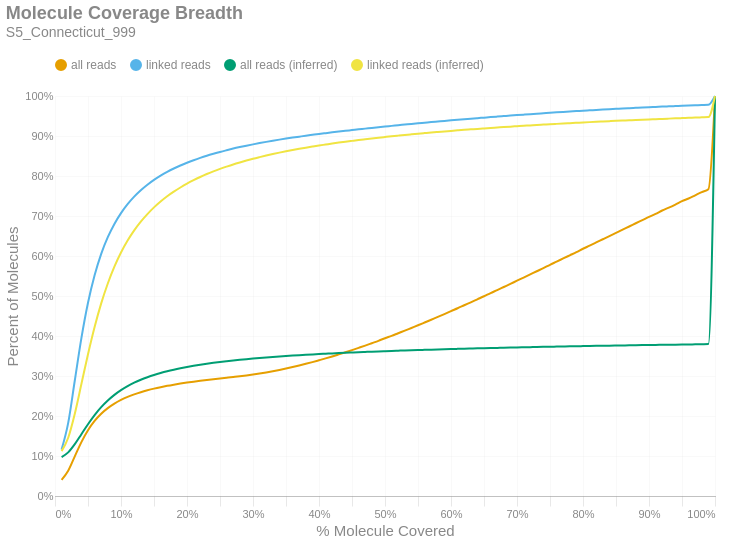

Notebook cell for this chart:
### Markdown cell above
### Molecule Read Coverage
This chart shows molecule coverage breadth as computed by the number of bases aligned to that molecule. In other words, "*how much of each unique long molecule is actually sequenced/aligned?*" Keep in mind there is a distinction between sequences and alignments, since some sequences belonging to a particular molecule may not align well and wouldn't appear in the alignment data. This chart also shows molecule coverage breadth as computed by the *inferred fragment* from which the aligned sequences originate. Unlike read coverage, this calculation takes into account the total insert size, including unsequenced gaps between the forward and reverse reads. Like the previous figures, these are cumulative percents.

### Code cell
if SKIPLR:
    print_html(f"Skipped")
else:
    binned_df = consolidated_hist(valids['coverage_bp'], mask, 0.01, True)
    binned_df_inf = consolidated_hist(valids['coverage_inserts'], mask, 0.01, True)
    binned_df = binned_df.with_columns(pl.lit(binned_df_inf['all reads (cumsum)']).alias('all reads (inferred)'))
    binned_df = binned_df.with_columns(pl.lit(binned_df_inf['linked reads (cumsum)']).alias('linked reads (inferred)'))
    binned_df = binned_df.with_columns(
        (pl.col('bin').cast(pl.Float64) + 0.01).alias('right_edge')
    )

    with SafeRender(binned_df):
        (
            density_plot(binned_df, 'Molecule Coverage Breadth', samplename, 'molcov', ['all reads (inferred)','linked reads (inferred)'])
            .encode(
                #x=alt.X('bin:Q', title="% Molecule Covered").axis(format = '%').scale(padding=0),
                x=alt.X('right_edge:Q', title="% Molecule Covered").axis(format='%').scale(padding=0),
                y=alt.Y('value:Q', title='Percent of Molecules')
                    .axis(format='%')
                    .stack(False)
                    .scale(domainMin=0, padding=0),
                color=alt.Color("key:N").scale(domain = ["all reads", "linked reads", "all reads (inferred)", "linked reads (inferred)"]),
                tooltip = [
                    alt.Tooltip("key:N", title = "Data Type"),
                    alt.Tooltip("range_label:N", title="% Molecule Covered"),
                    alt.Tooltip("value:Q", format = ".2%", title="% Molecules")
                ]
            )
        ).display()

### Figure 1 — Vega-Lite specification as saved in the notebook (floating-point values rounded to 4 significant figures)
{"width": "container", "height": 400, "config": {"title": {"anchor": "start", "dy": -15, "fontSize": 18, "color": "#888888", "subtitleColor": "#888888", "subtitleFontSize": 14}, "arc": {"fill": "#0072B2"}, "axis": {"domainColor": "#888888", "domainWidth": 0.5, "gridWidth": 0.2, "grid": false, "titleFontWeight": 400, "titleFontSize": 15, "labelFontSize": 11, "labelColor": "#888888", "tickColor": "#888888", "tickWidth": 0.2, "titleColor": "#888888"}, "axisBand": {"grid": false}, "axisX": {"grid": true, "tickSize": 10, "domainCap": "round"}, "axisY": {"domain": false, "grid": true, "tickSize": 0, "domainCap": "round"}, "background": "transparent", "header": {"labelFontSize": 15, "labelColor": "#888888", "titleFontSize": 15, "titleFontWeight": 600, "titleColor": "#888888"}, "legend": {"labelFont": "sans-serif", "labelFontSize": 12, "labelColor": "#888888", "symbolSize": 100, "symbolType": "circle", "titleFontSize": 12, "titlePadding": 10, "titleColor": "#888888", "title": null, "orient": "top"}, "range": {"category": ["#E69F00", "#56B4E9", "#009E73", "#F0E442", "#0072B2", "#D55E00", "#CC79A7", "#000000"], "diverging": ["#cfe8f3", "#a2d4ec", "#73bfe2", "#46abdb", "#1696d2", "#12719e"]}, "area": {"fill": "#0072B2", "fillOpacity": 0.7, "line": true, "strokeOpacity": 0.7}, "line": {"color": "#0072B2", "stroke": "#0072B2", "strokeWidth": 2}, "trail": {"color": "#0072B2", "stroke": "#0072B2", "strokeWidth": 0, "size": 1}, "point": {"filled": true, "fillOpacity": 1.0, "size": 95}, "text": {"color": "#888888", "fontSize": 11, "align": "right", "fontWeight": 400, "size": 11}, "bar": {"fill": "#0072B2", "stroke": null}, "view": {"stroke": null, "continuousWidth": 660, "continuousHeight": 400}}, "data": {"name": "data-9ce17e6059bc0f82616e2aebbaa920ab"}, "mark": {"type": "line", "interpolate": "monotone", "point": {"opacity": 0, "size": 275}}, "encoding": {"color": {"field": "key", "scale": {"domain": ["all reads", "linked reads", "all reads (inferred)", "linked reads (inferred)"]}, "type": "nominal"}, "tooltip": [{"field": "key", "title": "Data Type", "type": "nominal"}, {"field": "range_label", "title": "% Molecule Covered", "type": "nominal"}, {"field": "value", "format": ".2%", "title": "% Molecules", "type": "quantitative"}], "x": {"axis": {"format": "%"}, "field": "right_edge", "scale": {"padding": 0}, "title": "% Molecule Covered", "type": "quantitative"}, "y": {"axis": {"format": "%"}, "field": "value", "scale": {"domainMin": 0, "padding": 0}, "stack": false, "title": "Percent of Molecules", "type": "quantitative"}}, "params": [{"name": "param_c36ac31b6afebe62", "select": {"type": "point", "fields": ["key"]}, "bind": "legend"}], "title": {"text": "Molecule Coverage Breadth", "subtitle": "S5_Connecticut_999"}, "transform": [{"fold": ["all reads (cumsum)", "linked reads (cumsum)", "all reads (inferred)", "linked reads (inferred)"]}, {"calculate": "replace(datum.key, ' (cumsum)', '')", "as": "key"}, {"filter": {"param": "param_c36ac31b6afebe62"}}], "usermeta": {"embedOptions": {"downloadFileName": "S5_Connecticut_999.molcov"}}, "$schema": "https://vega.github.io/schema/vega-lite/v6.1.0.json", "datasets": {"data-9ce17e6059bc0f82616e2aebbaa920ab": [{"bin": "0.0", "interval": "0.0-0.01", "all reads": 0.04057, "linked reads": 0.1163, "all reads (cumsum)": 0.04057, "linked reads (cumsum)": 0.1163, "range_label": "0.0-0.01", "all reads (inferred)": 0.09733, "linked reads (inferred)": 0.1122, "right_edge": 0.01}, {"bin": "0.01", "interval": "0.01-0.02", "all reads": 0.02272, "linked reads": 0.06633, "all reads (cumsum)": 0.06328, "linked reads (cumsum)": 0.1827, "range_label": "0.01-0.02", "all reads (inferred)": 0.1091, "linked reads (inferred)": 0.1457, "right_edge": 0.02}, {"bin": "0.02", "interval": "0.02-0.03", "all reads": 0.03584, "linked reads": 0.1061, "all reads (cumsum)": 0.09912, "linked reads (cumsum)": 0.2888, "range_label": "0.02-0.03", "all reads (inferred)": 0.1296, "linked reads (inferred)": 0.2058, "right_edge": 0.03}, {"bin": "0.03", "interval": "0.03-0.04", "all reads": 0.03562, "linked reads": 0.1059, "all reads (cumsum)": 0.1347, "linked reads (cumsum)": 0.3947, "range_label": "0.03-0.04", "all reads (inferred)": 0.1545, "linked reads (inferred)": 0.2799, "right_edge": 0.04}, {"bin": "0.04", "interval": "0.04-0.05", "all reads": 0.02967, "linked reads": 0.08827, "all reads (cumsum)": 0.1644, "linked reads (cumsum)": 0.4829, "range_label": "0.04-0.05", "all reads (inferred)": 0.1795, "linked reads (inferred)": 0.3543, "right_edge": 0.05}, {"bin": "0.05", "interval": "0.05-0.06", "all reads": 0.02317, "linked reads": 0.06884, "all reads (cumsum)": 0.1876, "linked reads (cumsum)": 0.5518, "range_label": "0.05-0.06", "all reads (inferred)": 0.2023, "linked reads (inferred)": 0.4223, "right_edge": 0.06}, {"bin": "0.06", "interval": "0.06-0.07", "all reads": 0.01807, "linked reads": 0.05367, "all reads (cumsum)": 0.2056, "linked reads (cumsum)": 0.6054, "range_label": "0.06-0.07", "all reads (inferred)": 0.2221, "linked reads (inferred)": 0.4815, "right_edge": 0.07}, {"bin": "0.07", "interval": "0.07-0.08", "all reads": 0.01402, "linked reads": 0.04155, "all reads (cumsum)": 0.2197, "linked reads (cumsum)": 0.647, "range_label": "0.07-0.08", "all reads (inferred)": 0.2388, "linked reads (inferred)": 0.5313, "right_edge": 0.08}, {"bin": "0.08", "interval": "0.08-0.09", "all reads": 0.01124, "linked reads": 0.03325, "all reads (cumsum)": 0.2309, "linked reads (cumsum)": 0.6802, "range_label": "0.08-0.09", "all reads (inferred)": 0.2529, "linked reads (inferred)": 0.5734, "right_edge": 0.09}, {"bin": "0.09", "interval": "0.09-0.1", "all reads": 0.009172, "linked reads": 0.02706, "all reads (cumsum)": 0.2401, "linked reads (cumsum)": 0.7073, "range_label": "0.09-0.1", "all reads (inferred)": 0.2647, "linked reads (inferred)": 0.6087, "right_edge": 0.1}, {"bin": "0.1", "interval": "0.1-0.11", "all reads": 0.007557, "linked reads": 0.02221, "all reads (cumsum)": 0.2476, "linked reads (cumsum)": 0.7295, "range_label": "0.1-0.11", "all reads (inferred)": 0.2747, "linked reads (inferred)": 0.6385, "right_edge": 0.11}, {"bin": "0.11", "interval": "0.11-0.12", "all reads": 0.006396, "linked reads": 0.01878, "all reads (cumsum)": 0.254, "linked reads (cumsum)": 0.7483, "range_label": "0.11-0.12", "all reads (inferred)": 0.2833, "linked reads (inferred)": 0.664, "right_edge": 0.12}, {"bin": "0.12", "interval": "0.12-0.13", "all reads": 0.005439, "linked reads": 0.01593, "all reads (cumsum)": 0.2595, "linked reads (cumsum)": 0.7642, "range_label": "0.12-0.13", "all reads (inferred)": 0.2906, "linked reads (inferred)": 0.6859, "right_edge": 0.13}, {"bin": "0.13", "interval": "0.13-0.14", "all reads": 0.004727, "linked reads": 0.01383, "all reads (cumsum)": 0.2642, "linked reads (cumsum)": 0.778, "range_label": "0.13-0.14", "all reads (inferred)": 0.2969, "linked reads (inferred)": 0.7048, "right_edge": 0.14}, {"bin": "0.14", "interval": "0.14-0.15", "all reads": 0.004181, "linked reads": 0.01214, "all reads (cumsum)": 0.2684, "linked reads (cumsum)": 0.7902, "range_label": "0.14-0.15", "all reads (inferred)": 0.3026, "linked reads (inferred)": 0.7215, "right_edge": 0.15}, {"bin": "0.15", "interval": "0.15-0.16", "all reads": 0.003673, "linked reads": 0.01063, "all reads (cumsum)": 0.272, "linked reads (cumsum)": 0.8008, "range_label": "0.15-0.16", "all reads (inferred)": 0.3075, "linked reads (inferred)": 0.7362, "right_edge": 0.16}, {"bin": "0.16", "interval": "0.16-0.17", "all reads": 0.003318, "linked reads": 0.009519, "all reads (cumsum)": 0.2754, "linked reads (cumsum)": 0.8103, "range_label": "0.16-0.17", "all reads (inferred)": 0.3119, "linked reads (inferred)": 0.7493, "right_edge": 0.17}, {"bin": "0.17", "interval": "0.17-0.18", "all reads": 0.002946, "linked reads": 0.008349, "all reads (cumsum)": 0.2783, "linked reads (cumsum)": 0.8187, "range_label": "0.17-0.18", "all reads (inferred)": 0.3158, "linked reads (inferred)": 0.7608, "right_edge": 0.18}, {"bin": "0.18", "interval": "0.18-0.19", "all reads": 0.002707, "linked reads": 0.007589, "all reads (cumsum)": 0.281, "linked reads (cumsum)": 0.8263, "range_label": "0.18-0.19", "all reads (inferred)": 0.3193, "linked reads (inferred)": 0.7713, "right_edge": 0.19}, {"bin": "0.19", "interval": "0.19-0.2", "all reads": 0.002485, "linked reads": 0.006852, "all reads (cumsum)": 0.2835, "linked reads (cumsum)": 0.8331, "range_label": "0.19-0.2", "all reads (inferred)": 0.3225, "linked reads (inferred)": 0.7809, "right_edge": 0.2}, {"bin": "0.2", "interval": "0.2-0.21", "all reads": 0.002321, "linked reads": 0.006314, "all reads (cumsum)": 0.2858, "linked reads (cumsum)": 0.8394, "range_label": "0.2-0.21", "all reads (inferred)": 0.3255, "linked reads (inferred)": 0.7895, "right_edge": 0.21}, {"bin": "0.21", "interval": "0.21-0.22", "all reads": 0.002185, "linked reads": 0.005839, "all reads (cumsum)": 0.288, "linked reads (cumsum)": 0.8453, "range_label": "0.21-0.22", "all reads (inferred)": 0.3282, "linked reads (inferred)": 0.7975, "right_edge": 0.22}, {"bin": "0.22", "interval": "0.22-0.23", "all reads": 0.002055, "linked reads": 0.00537, "all reads (cumsum)": 0.2901, "linked reads (cumsum)": 0.8507, "range_label": "0.22-0.23", "all reads (inferred)": 0.3307, "linked reads (inferred)": 0.805, "right_edge": 0.23}, {"bin": "0.23", "interval": "0.23-0.24", "all reads": 0.001946, "linked reads": 0.004914, "all reads (cumsum)": 0.292, "linked reads (cumsum)": 0.8556, "range_label": "0.23-0.24", "all reads (inferred)": 0.3329, "linked reads (inferred)": 0.8116, "right_edge": 0.24}, {"bin": "0.24", "interval": "0.24-0.25", "all reads": 0.001896, "linked reads": 0.004638, "all reads (cumsum)": 0.2939, "linked reads (cumsum)": 0.8602, "range_label": "0.24-0.25", "all reads (inferred)": 0.335, "linked reads (inferred)": 0.8178, "right_edge": 0.25}, {"bin": "0.25", "interval": "0.25-0.26", "all reads": 0.001796, "linked reads": 0.00424, "all reads (cumsum)": 0.2957, "linked reads (cumsum)": 0.8644, "range_label": "0.25-0.26", "all reads (inferred)": 0.3369, "linked reads (inferred)": 0.8235, "right_edge": 0.26}, {"bin": "0.26", "interval": "0.26-0.27", "all reads": 0.001802, "linked reads": 0.004067, "all reads (cumsum)": 0.2975, "linked reads (cumsum)": 0.8685, "range_label": "0.26-0.27", "all reads (inferred)": 0.3388, "linked reads (inferred)": 0.8289, "right_edge": 0.27}, {"bin": "0.27", "interval": "0.27-0.28", "all reads": 0.001827, "linked reads": 0.00373, "all reads (cumsum)": 0.2993, "linked reads (cumsum)": 0.8722, "range_label": "0.27-0.28", "all reads (inferred)": 0.3404, "linked reads (inferred)": 0.8339, "right_edge": 0.28}, {"bin": "0.28", "interval": "0.28-0.29", "all reads": 0.00198, "linked reads": 0.00352, "all reads (cumsum)": 0.3013, "linked reads (cumsum)": 0.8758, "range_label": "0.28-0.29", "all reads (inferred)": 0.342, "linked reads (inferred)": 0.8386, "right_edge": 0.29}, {"bin": "0.29", "interval": "0.29-0.3", "all reads": 0.002253, "linked reads": 0.003321, "all reads (cumsum)": 0.3036, "linked reads (cumsum)": 0.8791, "range_label": "0.29-0.3", "all reads (inferred)": 0.3435, "linked reads (inferred)": 0.8431, "right_edge": 0.3}, {"bin": "0.3", "interval": "0.3-0.31", "all reads": 0.002526, "linked reads": 0.003185, "all reads (cumsum)": 0.3061, "linked reads (cumsum)": 0.8823, "range_label": "0.3-0.31", "all reads (inferred)": 0.3449, "linked reads (inferred)": 0.8472, "right_edge": 0.31}, {"bin": "0.31", "interval": "0.31-0.32", "all reads": 0.002811, "linked reads": 0.003008, "all reads (cumsum)": 0.3089, "linked reads (cumsum)": 0.8853, "range_label": "0.31-0.32", "all reads (inferred)": 0.3463, "linked reads (inferred)": 0.8512, "right_edge": 0.32}, {"bin": "0.32", "interval": "0.32-0.33", "all reads": 0.003037, "linked reads": 0.002877, "all reads (cumsum)": 0.3119, "linked reads (cumsum)": 0.8882, "range_label": "0.32-0.33", "all reads (inferred)": 0.3475, "linked reads (inferred)": 0.8549, "right_edge": 0.33}, {"bin": "0.33", "interval": "0.33-0.34", "all reads": 0.003231, "linked reads": 0.002753, "all reads (cumsum)": 0.3152, "linked reads (cumsum)": 0.8909, "range_label": "0.33-0.34", "all reads (inferred)": 0.3487, "linked reads (inferred)": 0.8584, "right_edge": 0.34}, {"bin": "0.34", "interval": "0.34-0.35", "all reads": 0.003459, "linked reads": 0.0026, "all reads (cumsum)": 0.3186, "linked reads (cumsum)": 0.8935, "range_label": "0.34-0.35", "all reads (inferred)": 0.3499, "linked reads (inferred)": 0.8618, "right_edge": 0.35}, {"bin": "0.35", "interval": "0.35-0.36", "all reads": 0.003719, "linked reads": 0.002499, "all reads (cumsum)": 0.3223, "linked reads (cumsum)": 0.896, "range_label": "0.35-0.36", "all reads (inferred)": 0.351, "linked reads (inferred)": 0.8649, "right_edge": 0.36}, {"bin": "0.36", "interval": "0.36-0.37", "all reads": 0.003897, "linked reads": 0.002346, "all reads (cumsum)": 0.3262, "linked reads (cumsum)": 0.8984, "range_label": "0.36-0.37", "all reads (inferred)": 0.352, "linked reads (inferred)": 0.868, "right_edge": 0.37}, {"bin": "0.37", "interval": "0.37-0.38", "all reads": 0.004176, "linked reads": 0.002336, "all reads (cumsum)": 0.3304, "linked reads (cumsum)": 0.9007, "range_label": "0.37-0.38", "all reads (inferred)": 0.353, "linked reads (inferred)": 0.8708, "right_edge": 0.38}, {"bin": "0.38", "interval": "0.38-0.39", "all reads": 0.004329, "linked reads": 0.002194, "all reads (cumsum)": 0.3347, "linked reads (cumsum)": 0.9029, "range_label": "0.38-0.39", "all reads (inferred)": 0.3539, "linked reads (inferred)": 0.8736, "right_edge": 0.39}, {"bin": "0.39", "interval": "0.39-0.4", "all reads": 0.004595, "linked reads": 0.002178, "all reads (cumsum)": 0.3393, "linked reads (cumsum)": 0.9051, "range_label": "0.39-0.4", "all reads (inferred)": 0.3548, "linked reads (inferred)": 0.8763, "right_edge": 0.4}, {"bin": "0.4", "interval": "0.4-0.41", "all reads": 0.004659, "linked reads": 0.002063, "all reads (cumsum)": 0.344, "linked reads (cumsum)": 0.9071, "range_label": "0.4-0.41", "all reads (inferred)": 0.3556, "linked reads (inferred)": 0.8787, "right_edge": 0.41}, {"bin": "0.41", "interval": "0.41-0.42", "all reads": 0.004894, "linked reads": 0.002031, "all reads (cumsum)": 0.3489, "linked reads (cumsum)": 0.9092, "range_label": "0.41-0.42", "all reads (inferred)": 0.3565, "linked reads (inferred)": 0.8812, "right_edge": 0.42}, {"bin": "0.42", "interval": "0.42-0.43", "all reads": 0.005157, "linked reads": 0.00197, "all reads (cumsum)": 0.3541, "linked reads (cumsum)": 0.9111, "range_label": "0.42-0.43", "all reads (inferred)": 0.3573, "linked reads (inferred)": 0.8835, "right_edge": 0.43}, {"bin": "0.43", "interval": "0.43-0.44", "all reads": 0.005204, "linked reads": 0.001873, "all reads (cumsum)": 0.3593, "linked reads (cumsum)": 0.913, "range_label": "0.43-0.44", "all reads (inferred)": 0.358, "linked reads (inferred)": 0.8857, "right_edge": 0.44}, {"bin": "0.44", "interval": "0.44-0.45", "all reads": 0.005469, "linked reads": 0.00182, "all reads (cumsum)": 0.3647, "linked reads (cumsum)": 0.9148, "range_label": "0.44-0.45", "all reads (inferred)": 0.3588, "linked reads (inferred)": 0.8878, "right_edge": 0.45}, {"bin": "0.45", "interval": "0.45-0.46", "all reads": 0.005626, "linked reads": 0.001844, "all reads (cumsum)": 0.3704, "linked reads (cumsum)": 0.9167, "range_label": "0.45-0.46", "all reads (inferred)": 0.3595, "linked reads (inferred)": 0.8899, "right_edge": 0.46}, {"bin": "0.46", "interval": "0.46-0.47", "all reads": 0.005712, "linked reads": 0.001774, "all reads (cumsum)": 0.3761, "linked reads (cumsum)": 0.9184, "range_label": "0.46-0.47", "all reads (inferred)": 0.3602, "linked reads (inferred)": 0.8919, "right_edge": 0.47}, {"bin": "0.47", "interval": "0.47-0.48", "all reads": 0.005946, "linked reads": 0.001825, "all reads (cumsum)": 0.382, "linked reads (cumsum)": 0.9203, "range_label": "0.47-0.48", "all reads (inferred)": 0.3608, "linked reads (inferred)": 0.8938, "right_edge": 0.48}, {"bin": "0.48", "interval": "0.48-0.49", "all reads": 0.005909, "linked reads": 0.001749, "all reads (cumsum)": 0.3879, "linked reads (cumsum)": 0.922, "range_label": "0.48-0.49", "all reads (inferred)": 0.3615, "linked reads (inferred)": 0.8957, "right_edge": 0.49}, {"bin": "0.49", "interval": "0.49-0.5", "all reads": 0.006588, "linked reads": 0.001694, "all reads (cumsum)": 0.3945, "linked reads (cumsum)": 0.9237, "range_label": "0.49-0.5", "all reads (inferred)": 0.3621, "linked reads (inferred)": 0.8975, "right_edge": 0.5}, {"bin": "0.5", "interval": "0.5-0.51", "all reads": 0.005784, "linked reads": 0.001611, "all reads (cumsum)": 0.4003, "linked reads (cumsum)": 0.9253, "range_label": "0.5-0.51", "all reads (inferred)": 0.3627, "linked reads (inferred)": 0.8993, "right_edge": 0.51}, {"bin": "0.51", "interval": "0.51-0.52", "all reads": 0.006638, "linked reads": 0.001646, "all reads (cumsum)": 0.4069, "linked reads (cumsum)": 0.927, "range_label": "0.51-0.52", "all reads (inferred)": 0.3633, "linked reads (inferred)": 0.9009, "right_edge": 0.52}, {"bin": "0.52", "interval": "0.52-0.53", "all reads": 0.006468, "linked reads": 0.001601, "all reads (cumsum)": 0.4134, "linked reads (cumsum)": 0.9286, "range_label": "0.52-0.53", "all reads (inferred)": 0.3638, "linked reads (inferred)": 0.9026, "right_edge": 0.53}, {"bin": "0.53", "interval": "0.53-0.54", "all reads": 0.006727, "linked reads": 0.001627, "all reads (cumsum)": 0.4201, "linked reads (cumsum)": 0.9302, "range_label": "0.53-0.54", "all reads (inferred)": 0.3644, "linked reads (inferred)": 0.9042, "right_edge": 0.54}, {"bin": "0.54", "interval": "0.54-0.55", "all reads": 0.006648, "linked reads": 0.001554, "all reads (cumsum)": 0.4268, "linked reads (cumsum)": 0.9317, "range_label": "0.54-0.55", "all reads (inferred)": 0.3649, "linked reads (inferred)": 0.9057, "right_edge": 0.55}, {"bin": "0.55", "interval": "0.55-0.56", "all reads": 0.006914, "linked reads": 0.001514, "all reads (cumsum)": 0.4337, "linked reads (cumsum)": 0.9333, "range_label": "0.55-0.56", "all reads (inferred)": 0.3654, "linked reads (inferred)": 0.9072, "right_edge": 0.56}, {"bin": "0.56", "interval": "0.56-0.57", "all reads": 0.006993, "linked reads": 0.001525, "all reads (cumsum)": 0.4407, "linked reads (cumsum)": 0.9348, "range_label": "0.56-0.57", "all reads (inferred)": 0.3659, "linked reads (inferred)": 0.9087, "right_edge": 0.57}, {"bin": "0.57", "interval": "0.57-0.58", "all reads": 0.006952, "linked reads": 0.001478, "all reads (cumsum)": 0.4476, "linked reads (cumsum)": 0.9363, "range_label": "0.57-0.58", "all reads (inferred)": 0.3664, "linked reads (inferred)": 0.9101, "right_edge": 0.58}, {"bin": "0.58", "interval": "0.58-0.59", "all reads": 0.007145, "linked reads": 0.001484, "all reads (cumsum)": 0.4548, "linked reads (cumsum)": 0.9377, "range_label": "0.58-0.59", "all reads (inferred)": 0.3669, "linked reads (inferred)": 0.9114, "right_edge": 0.59}, {"bin": "0.59", "interval": "0.59-0.6", "all reads": 0.007422, "linked reads": 0.00145, "all reads (cumsum)": 0.4622, "linked reads (cumsum)": 0.9392, "range_label": "0.59-0.6", "all reads (inferred)": 0.3674, "linked reads (inferred)": 0.9128, "right_edge": 0.6}, {"bin": "0.6", "interval": "0.6-0.61", "all reads": 0.007122, "linked reads": 0.001398, "all reads (cumsum)": 0.4693, "linked reads (cumsum)": 0.9406, "range_label": "0.6-0.61", "all reads (inferred)": 0.3678, "linked reads (inferred)": 0.9141, "right_edge": 0.61}, {"bin": "0.61", "interval": "0.61-0.62", "all reads": 0.007495, "linked reads": 0.001313, "all reads (cumsum)": 0.4768, "linked reads (cumsum)": 0.9419, "range_label": "0.61-0.62", "all reads (inferred)": 0.3683, "linked reads (inferred)": 0.9154, "right_edge": 0.62}, {"bin": "0.62", "interval": "0.62-0.63", "all reads": 0.007411, "linked reads": 0.001392, "all reads (cumsum)": 0.4842, "linked reads (cumsum)": 0.9433, "range_label": "0.62-0.63", "all reads (inferred)": 0.3687, "linked reads (inferred)": 0.9166, "right_edge": 0.63}, {"bin": "0.63", "interval": "0.63-0.64", "all reads": 0.007543, "linked reads": 0.001325, "all reads (cumsum)": 0.4918, "linked reads (cumsum)": 0.9446, "range_label": "0.63-0.64", "all reads (inferred)": 0.3691, "linked reads (inferred)": 0.9178, "right_edge": 0.64}, {"bin": "0.64", "interval": "0.64-0.65", "all reads": 0.00753, "linked reads": 0.001302, "all reads (cumsum)": 0.4993, "linked reads (cumsum)": 0.9459, "range_label": "0.64-0.65", "all reads (inferred)": 0.3695, "linked reads (inferred)": 0.919, "right_edge": 0.65}, {"bin": "0.65", "interval": "0.65-0.66", "all reads": 0.007921, "linked reads": 0.001315, "all reads (cumsum)": 0.5072, "linked reads (cumsum)": 0.9472, "range_label": "0.65-0.66", "all reads (inferred)": 0.3699, "linked reads (inferred)": 0.9201, "right_edge": 0.66}, {"bin": "0.66", "interval": "0.66-0.67", "all reads": 0.007521, "linked reads": 0.001257, "all reads (cumsum)": 0.5147, "linked reads (cumsum)": 0.9485, "range_label": "0.66-0.67", "all reads (inferred)": 0.3703, "linked reads (inferred)": 0.9212, "right_edge": 0.67}, {"bin": "0.67", "interval": "0.67-0.68", "all reads": 0.007786, "linked reads": 0.001235, "all reads (cumsum)": 0.5225, "linked reads (cumsum)": 0.9497, "range_label": "0.67-0.68", "all reads (inferred)": 0.3707, "linked reads (inferred)": 0.9224, "right_edge": 0.68}, {"bin": "0.68", "interval": "0.68-0.69", "all reads": 0.007744, "linked reads": 0.001237, "all reads (cumsum)": 0.5303, "linked reads (cumsum)": 0.951, "range_label": "0.68-0.69", "all reads (inferred)": 0.3711, "linked reads (inferred)": 0.9234, "right_edge": 0.69}, {"bin": "0.69", "interval": "0.69-0.7", "all reads": 0.007961, "linked reads": 0.001224, "all reads (cumsum)": 0.5382, "linked reads (cumsum)": 0.9522, "range_label": "0.69-0.7", "all reads (inferred)": 0.3714, "linked reads (inferred)": 0.9244, "right_edge": 0.7}, {"bin": "0.7", "interval": "0.7-0.71", "all reads": 0.007797, "linked reads": 0.001202, "all reads (cumsum)": 0.546, "linked reads (cumsum)": 0.9534, "range_label": "0.7-0.71", "all reads (inferred)": 0.3718, "linked reads (inferred)": 0.9255, "right_edge": 0.71}, {"bin": "0.71", "interval": "0.71-0.72", "all reads": 0.007865, "linked reads": 0.001188, "all reads (cumsum)": 0.5539, "linked reads (cumsum)": 0.9546, "range_label": "0.71-0.72", "all reads (inferred)": 0.3722, "linked reads (inferred)": 0.9265, "right_edge": 0.72}, {"bin": "0.72", "interval": "0.72-0.73", "all reads": 0.007961, "linked reads": 0.001158, "all reads (cumsum)": 0.5619, "linked reads (cumsum)": 0.9557, "range_label": "0.72-0.73", "all reads (inferred)": 0.3725, "linked reads (inferred)": 0.9275, "right_edge": 0.73}, {"bin": "0.73", "interval": "0.73-0.74", "all reads": 0.007809, "linked reads": 0.001119, "all reads (cumsum)": 0.5697, "linked reads (cumsum)": 0.9569, "range_label": "0.73-0.74", "all reads (inferred)": 0.3728, "linked reads (inferred)": 0.9284, "right_edge": 0.74}, {"bin": "0.74", "interval": "0.74-0.75", "all reads": 0.008372, "linked reads": 0.001132, "all reads (cumsum)": 0.578, "linked reads (cumsum)": 0.958, "range_label": "0.74-0.75", "all reads (inferred)": 0.3732, "linked reads (inferred)": 0.9294, "right_edge": 0.75}, {"bin": "0.75", "interval": "0.75-0.76", "all reads": 0.007776, "linked reads": 0.001097, "all reads (cumsum)": 0.5858, "linked reads (cumsum)": 0.9591, "range_label": "0.75-0.76", "all reads (inferred)": 0.3735, "linked reads (inferred)": 0.9303, "right_edge": 0.76}, {"bin": "0.76", "interval": "0.76-0.77", "all reads": 0.008014, "linked reads": 0.001058, "all reads (cumsum)": 0.5938, "linked reads (cumsum)": 0.9601, "range_label": "0.76-0.77", "all reads (inferred)": 0.3738, "linked reads (inferred)": 0.9312, "right_edge": 0.77}, {"bin": "0.77", "interval": "0.77-0.78", "all reads": 0.007949, "linked reads": 0.001039, "all reads (cumsum)": 0.6018, "linked reads (cumsum)": 0.9612, "range_label": "0.77-0.78", "all reads (inferred)": 0.3741, "linked reads (inferred)": 0.9321, "right_edge": 0.78}, {"bin": "0.78", "interval": "0.78-0.79", "all reads": 0.007942, "linked reads": 0.001015, "all reads (cumsum)": 0.6097, "linked reads (cumsum)": 0.9622, "range_label": "0.78-0.79", "all reads (inferred)": 0.3744, "linked reads (inferred)": 0.933, "right_edge": 0.79}, {"bin": "0.79", "interval": "0.79-0.8", "all reads": 0.008421, "linked reads": 0.001054, "all reads (cumsum)": 0.6181, "linked reads (cumsum)": 0.9633, "range_label": "0.79-0.8", "all reads (inferred)": 0.3748, "linked reads (inferred)": 0.9338, "right_edge": 0.8}, {"bin": "0.8", "interval": "0.8-0.81", "all reads": 0.007706, "linked reads": 0.0009552, "all reads (cumsum)": 0.6258, "linked reads (cumsum)": 0.9642, "range_label": "0.8-0.81", "all reads (inferred)": 0.3751, "linked reads (inferred)": 0.9347, "right_edge": 0.81}, {"bin": "0.81", "interval": "0.81-0.82", "all reads": 0.007982, "linked reads": 0.000974, "all reads (cumsum)": 0.6338, "linked reads (cumsum)": 0.9652, "range_label": "0.81-0.82", "all reads (inferred)": 0.3753, "linked reads (inferred)": 0.9355, "right_edge": 0.82}, {"bin": "0.82", "interval": "0.82-0.83", "all reads": 0.008063, "linked reads": 0.0009517, "all reads (cumsum)": 0.6419, "linked reads (cumsum)": 0.9661, "range_label": "0.82-0.83", "all reads (inferred)": 0.3756, "linked reads (inferred)": 0.9363, "right_edge": 0.83}, {"bin": "0.83", "interval": "0.83-0.84", "all reads": 0.008024, "linked reads": 0.0009102, "all reads (cumsum)": 0.6499, "linked reads (cumsum)": 0.967, "range_label": "0.83-0.84", "all reads (inferred)": 0.3759, "linked reads (inferred)": 0.9371, "right_edge": 0.84}, {"bin": "0.84", "interval": "0.84-0.85", "all reads": 0.00792, "linked reads": 0.0008538, "all reads (cumsum)": 0.6578, "linked reads (cumsum)": 0.9679, "range_label": "0.84-0.85", "all reads (inferred)": 0.3762, "linked reads (inferred)": 0.9378, "right_edge": 0.85}, {"bin": "0.85", "interval": "0.85-0.86", "all reads": 0.008081, "linked reads": 0.000877, "all reads (cumsum)": 0.6659, "linked reads (cumsum)": 0.9688, "range_label": "0.85-0.86", "all reads (inferred)": 0.3764, "linked reads (inferred)": 0.9386, "right_edge": 0.86}, {"bin": "0.86", "interval": "0.86-0.87", "all reads": 0.00785, "linked reads": 0.0008384, "all reads (cumsum)": 0.6738, "linked reads (cumsum)": 0.9696, "range_label": "0.86-0.87", "all reads (inferred)": 0.3767, "linked reads (inferred)": 0.9393, "right_edge": 0.87}, {"bin": "0.87", "interval": "0.87-0.88", "all reads": 0.008157, "linked reads": 0.0008281, "all reads (cumsum)": 0.6819, "linked reads (cumsum)": 0.9704, "range_label": "0.87-0.88", "all reads (inferred)": 0.377, "linked reads (inferred)": 0.9401, "right_edge": 0.88}, {"bin": "0.88", "interval": "0.88-0.89", "all reads": 0.007853, "linked reads": 0.0008251, "all reads (cumsum)": 0.6898, "linked reads (cumsum)": 0.9713, "range_label": "0.88-0.89", "all reads (inferred)": 0.3772, "linked reads (inferred)": 0.9408, "right_edge": 0.89}, {"bin": "0.89", "interval": "0.89-0.9", "all reads": 0.007963, "linked reads": 0.0007746, "all reads (cumsum)": 0.6977, "linked reads (cumsum)": 0.972, "range_label": "0.89-0.9", "all reads (inferred)": 0.3775, "linked reads (inferred)": 0.9414, "right_edge": 0.9}, {"bin": "0.9", "interval": "0.9-0.91", "all reads": 0.007466, "linked reads": 0.0007168, "all reads (cumsum)": 0.7052, "linked reads (cumsum)": 0.9728, "range_label": "0.9-0.91", "all reads (inferred)": 0.3777, "linked reads (inferred)": 0.9421, "right_edge": 0.91}, {"bin": "0.91", "interval": "0.91-0.92", "all reads": 0.008524, "linked reads": 0.0007449, "all reads (cumsum)": 0.7137, "linked reads (cumsum)": 0.9735, "range_label": "0.91-0.92", "all reads (inferred)": 0.378, "linked reads (inferred)": 0.9428, "right_edge": 0.92}, {"bin": "0.92", "interval": "0.92-0.93", "all reads": 0.007066, "linked reads": 0.0006965, "all reads (cumsum)": 0.7208, "linked reads (cumsum)": 0.9742, "range_label": "0.92-0.93", "all reads (inferred)": 0.3782, "linked reads (inferred)": 0.9434, "right_edge": 0.93}, {"bin": "0.93", "interval": "0.93-0.94", "all reads": 0.007808, "linked reads": 0.0006871, "all reads (cumsum)": 0.7286, "linked reads (cumsum)": 0.9749, "range_label": "0.93-0.94", "all reads (inferred)": 0.3784, "linked reads (inferred)": 0.9441, "right_edge": 0.94}, {"bin": "0.94", "interval": "0.94-0.95", "all reads": 0.008363, "linked reads": 0.0006866, "all reads (cumsum)": 0.737, "linked reads (cumsum)": 0.9756, "range_label": "0.94-0.95", "all reads (inferred)": 0.3787, "linked reads (inferred)": 0.9447, "right_edge": 0.95}, {"bin": "0.95", "interval": "0.95-0.96", "all reads": 0.006874, "linked reads": 0.0006396, "all reads (cumsum)": 0.7438, "linked reads (cumsum)": 0.9762, "range_label": "0.95-0.96", "all reads (inferred)": 0.3789, "linked reads (inferred)": 0.9454, "right_edge": 0.96}, {"bin": "0.96", "interval": "0.96-0.97", "all reads": 0.007926, "linked reads": 0.0005916, "all reads (cumsum)": 0.7518, "linked reads (cumsum)": 0.9768, "range_label": "0.96-0.97", "all reads (inferred)": 0.3792, "linked reads (inferred)": 0.946, "right_edge": 0.97}, {"bin": "0.97", "interval": "0.97-0.98", "all reads": 0.007938, "linked reads": 0.0005718, "all reads (cumsum)": 0.7597, "linked reads (cumsum)": 0.9774, "range_label": "0.97-0.98", "all reads (inferred)": 0.3794, "linked reads (inferred)": 0.9467, "right_edge": 0.98}, {"bin": "0.98", "interval": "0.98-0.99", "all reads": 0.007148, "linked reads": 0.0006426, "all reads (cumsum)": 0.7668, "linked reads (cumsum)": 0.978, "range_label": "0.98-0.99", "all reads (inferred)": 0.3797, "linked reads (inferred)": 0.9473, "right_edge": 0.99}, {"bin": "0.99", "interval": "0.99-1.0", "all reads": 0.2332, "linked reads": 0.02198, "all reads (cumsum)": 1.0, "linked reads (cumsum)": 1.0, "range_label": "0.99-1.0", "all reads (inferred)": 1.0, "linked reads (inferred)": 1.0, "right_edge": 1.0}]}}
